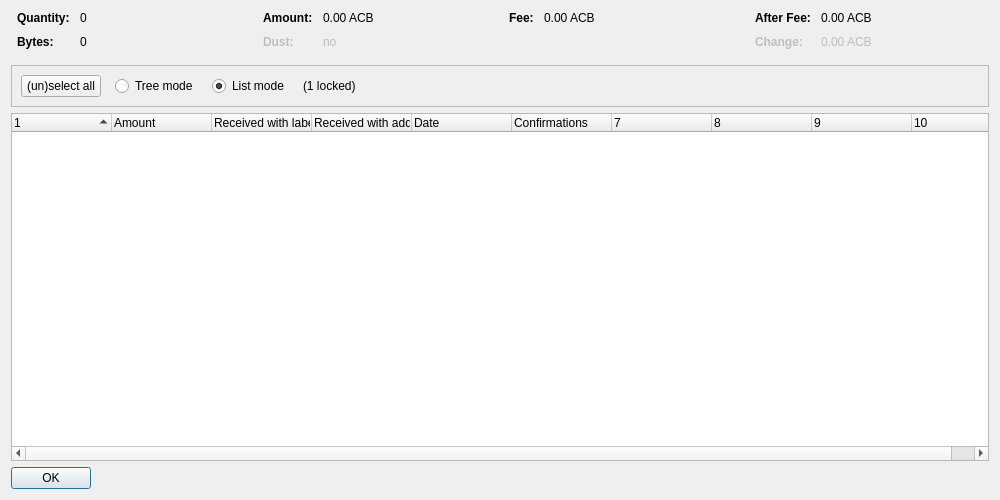
<?xml version="1.0" encoding="UTF-8"?>
<ui version="4.0">
 <class>CoinControlDialog</class>
 <widget class="QDialog" name="CoinControlDialog">
  <property name="geometry">
   <rect>
    <x>0</x>
    <y>0</y>
    <width>1000</width>
    <height>500</height>
   </rect>
  </property>
  <property name="windowTitle">
   <string>Coin Selection</string>
  </property>
  <layout class="QVBoxLayout" name="verticalLayout">
   <item>
    <layout class="QHBoxLayout" name="horizontalLayoutTop" stretch="0,0,0,0">
     <property name="topMargin">
      <number>0</number>
     </property>
     <property name="bottomMargin">
      <number>10</number>
     </property>
     <item>
      <layout class="QFormLayout" name="formLayoutCoinControl1">
       <property name="horizontalSpacing">
        <number>10</number>
       </property>
       <property name="verticalSpacing">
        <number>10</number>
       </property>
       <property name="leftMargin">
        <number>6</number>
       </property>
       <property name="rightMargin">
        <number>6</number>
       </property>
       <item row="0" column="0">
        <widget class="QLabel" name="labelCoinControlQuantityText">
         <property name="font">
          <font>
           <weight>75</weight>
           <bold>true</bold>
          </font>
         </property>
         <property name="text">
          <string>Quantity:</string>
         </property>
        </widget>
       </item>
       <item row="0" column="1">
        <widget class="QLabel" name="labelCoinControlQuantity">
         <property name="cursor">
          <cursorShape>IBeamCursor</cursorShape>
         </property>
         <property name="contextMenuPolicy">
          <enum>Qt::ActionsContextMenu</enum>
         </property>
         <property name="text">
          <string notr="true">0</string>
         </property>
         <property name="textInteractionFlags">
          <set>Qt::LinksAccessibleByMouse|Qt::TextSelectableByKeyboard|Qt::TextSelectableByMouse</set>
         </property>
        </widget>
       </item>
       <item row="1" column="0">
        <widget class="QLabel" name="labelCoinControlBytesText">
         <property name="font">
          <font>
           <weight>75</weight>
           <bold>true</bold>
          </font>
         </property>
         <property name="text">
          <string>Bytes:</string>
         </property>
        </widget>
       </item>
       <item row="1" column="1">
        <widget class="QLabel" name="labelCoinControlBytes">
         <property name="cursor">
          <cursorShape>IBeamCursor</cursorShape>
         </property>
         <property name="contextMenuPolicy">
          <enum>Qt::ActionsContextMenu</enum>
         </property>
         <property name="text">
          <string notr="true">0</string>
         </property>
         <property name="textInteractionFlags">
          <set>Qt::LinksAccessibleByMouse|Qt::TextSelectableByKeyboard|Qt::TextSelectableByMouse</set>
         </property>
        </widget>
       </item>
      </layout>
     </item>
     <item>
      <layout class="QFormLayout" name="formLayoutCoinControl2">
       <property name="horizontalSpacing">
        <number>10</number>
       </property>
       <property name="verticalSpacing">
        <number>10</number>
       </property>
       <property name="leftMargin">
        <number>6</number>
       </property>
       <property name="rightMargin">
        <number>6</number>
       </property>
       <item row="0" column="0">
        <widget class="QLabel" name="labelCoinControlAmountText">
         <property name="font">
          <font>
           <weight>75</weight>
           <bold>true</bold>
          </font>
         </property>
         <property name="text">
          <string>Amount:</string>
         </property>
        </widget>
       </item>
       <item row="0" column="1">
        <widget class="QLabel" name="labelCoinControlAmount">
         <property name="cursor">
          <cursorShape>IBeamCursor</cursorShape>
         </property>
         <property name="contextMenuPolicy">
          <enum>Qt::ActionsContextMenu</enum>
         </property>
         <property name="text">
          <string notr="true">0.00 ACB</string>
         </property>
         <property name="textInteractionFlags">
          <set>Qt::LinksAccessibleByMouse|Qt::TextSelectableByKeyboard|Qt::TextSelectableByMouse</set>
         </property>
        </widget>
       </item>
       <item row="1" column="0">
        <widget class="QLabel" name="labelCoinControlLowOutputText">
         <property name="enabled">
          <bool>false</bool>
         </property>
         <property name="font">
          <font>
           <weight>75</weight>
           <bold>true</bold>
          </font>
         </property>
         <property name="text">
          <string>Dust:</string>
         </property>
        </widget>
       </item>
       <item row="1" column="1">
        <widget class="QLabel" name="labelCoinControlLowOutput">
         <property name="enabled">
          <bool>false</bool>
         </property>
         <property name="cursor">
          <cursorShape>IBeamCursor</cursorShape>
         </property>
         <property name="contextMenuPolicy">
          <enum>Qt::ActionsContextMenu</enum>
         </property>
         <property name="text">
          <string notr="true">no</string>
         </property>
         <property name="textInteractionFlags">
          <set>Qt::LinksAccessibleByMouse|Qt::TextSelectableByKeyboard|Qt::TextSelectableByMouse</set>
         </property>
        </widget>
       </item>
      </layout>
     </item>
     <item>
      <layout class="QFormLayout" name="formLayoutCoinControl3">
       <property name="horizontalSpacing">
        <number>10</number>
       </property>
       <property name="verticalSpacing">
        <number>10</number>
       </property>
       <property name="leftMargin">
        <number>6</number>
       </property>
       <property name="rightMargin">
        <number>6</number>
       </property>
       <item row="0" column="0">
        <widget class="QLabel" name="labelCoinControlFeeText">
         <property name="font">
          <font>
           <weight>75</weight>
           <bold>true</bold>
          </font>
         </property>
         <property name="text">
          <string>Fee:</string>
         </property>
        </widget>
       </item>
       <item row="0" column="1">
        <widget class="QLabel" name="labelCoinControlFee">
         <property name="cursor">
          <cursorShape>IBeamCursor</cursorShape>
         </property>
         <property name="contextMenuPolicy">
          <enum>Qt::ActionsContextMenu</enum>
         </property>
         <property name="text">
          <string notr="true">0.00 ACB</string>
         </property>
         <property name="textInteractionFlags">
          <set>Qt::LinksAccessibleByMouse|Qt::TextSelectableByKeyboard|Qt::TextSelectableByMouse</set>
         </property>
        </widget>
       </item>
      </layout>
     </item>
     <item>
      <layout class="QFormLayout" name="formLayoutCoinControl4">
       <property name="horizontalSpacing">
        <number>10</number>
       </property>
       <property name="verticalSpacing">
        <number>10</number>
       </property>
       <property name="leftMargin">
        <number>6</number>
       </property>
       <property name="rightMargin">
        <number>6</number>
       </property>
       <item row="0" column="0">
        <widget class="QLabel" name="labelCoinControlAfterFeeText">
         <property name="font">
          <font>
           <weight>75</weight>
           <bold>true</bold>
          </font>
         </property>
         <property name="text">
          <string>After Fee:</string>
         </property>
        </widget>
       </item>
       <item row="0" column="1">
        <widget class="QLabel" name="labelCoinControlAfterFee">
         <property name="cursor">
          <cursorShape>IBeamCursor</cursorShape>
         </property>
         <property name="contextMenuPolicy">
          <enum>Qt::ActionsContextMenu</enum>
         </property>
         <property name="text">
          <string notr="true">0.00 ACB</string>
         </property>
         <property name="textInteractionFlags">
          <set>Qt::LinksAccessibleByMouse|Qt::TextSelectableByKeyboard|Qt::TextSelectableByMouse</set>
         </property>
        </widget>
       </item>
       <item row="1" column="0">
        <widget class="QLabel" name="labelCoinControlChangeText">
         <property name="enabled">
          <bool>false</bool>
         </property>
         <property name="font">
          <font>
           <weight>75</weight>
           <bold>true</bold>
          </font>
         </property>
         <property name="text">
          <string>Change:</string>
         </property>
        </widget>
       </item>
       <item row="1" column="1">
        <widget class="QLabel" name="labelCoinControlChange">
         <property name="enabled">
          <bool>false</bool>
         </property>
         <property name="cursor">
          <cursorShape>IBeamCursor</cursorShape>
         </property>
         <property name="contextMenuPolicy">
          <enum>Qt::ActionsContextMenu</enum>
         </property>
         <property name="text">
          <string notr="true">0.00 ACB</string>
         </property>
         <property name="textInteractionFlags">
          <set>Qt::LinksAccessibleByMouse|Qt::TextSelectableByKeyboard|Qt::TextSelectableByMouse</set>
         </property>
        </widget>
       </item>
      </layout>
     </item>
    </layout>
   </item>
   <item>
    <widget class="QFrame" name="frame">
     <property name="minimumSize">
      <size>
       <width>0</width>
       <height>40</height>
      </size>
     </property>
     <property name="frameShape">
      <enum>QFrame::StyledPanel</enum>
     </property>
     <property name="frameShadow">
      <enum>QFrame::Sunken</enum>
     </property>
     <layout class="QHBoxLayout" name="horizontalLayout">
      <item>
       <layout class="QHBoxLayout" name="horizontalLayoutPanel" stretch="0,0,0,0,0">
        <property name="spacing">
         <number>14</number>
        </property>
        <item>
         <widget class="QPushButton" name="pushButtonSelectAll">
          <property name="sizePolicy">
           <sizepolicy hsizetype="Maximum" vsizetype="Fixed">
            <horstretch>0</horstretch>
            <verstretch>0</verstretch>
           </sizepolicy>
          </property>
          <property name="text">
           <string>(un)select all</string>
          </property>
          <property name="autoDefault">
           <bool>false</bool>
          </property>
         </widget>
        </item>
        <item>
         <widget class="QRadioButton" name="radioTreeMode">
          <property name="sizePolicy">
           <sizepolicy hsizetype="Maximum" vsizetype="Fixed">
            <horstretch>0</horstretch>
            <verstretch>0</verstretch>
           </sizepolicy>
          </property>
          <property name="text">
           <string>Tree mode</string>
          </property>
         </widget>
        </item>
        <item>
         <widget class="QRadioButton" name="radioListMode">
          <property name="sizePolicy">
           <sizepolicy hsizetype="Maximum" vsizetype="Fixed">
            <horstretch>0</horstretch>
            <verstretch>0</verstretch>
           </sizepolicy>
          </property>
          <property name="text">
           <string>List mode</string>
          </property>
          <property name="checked">
           <bool>true</bool>
          </property>
         </widget>
        </item>
        <item>
         <widget class="QLabel" name="labelLocked">
          <property name="text">
           <string notr="true">(1 locked)</string>
          </property>
         </widget>
        </item>
        <item>
         <spacer name="horizontalSpacer">
          <property name="orientation">
           <enum>Qt::Horizontal</enum>
          </property>
          <property name="sizeHint" stdset="0">
           <size>
            <width>40</width>
            <height>20</height>
           </size>
          </property>
         </spacer>
        </item>
       </layout>
      </item>
     </layout>
    </widget>
   </item>
   <item>
    <widget class="CoinControlTreeWidget" name="treeWidget">
     <property name="contextMenuPolicy">
      <enum>Qt::CustomContextMenu</enum>
     </property>
     <property name="sortingEnabled">
      <bool>false</bool>
     </property>
     <property name="columnCount">
      <number>10</number>
     </property>
     <attribute name="headerShowSortIndicator" stdset="0">
      <bool>true</bool>
     </attribute>
     <attribute name="headerStretchLastSection">
      <bool>false</bool>
     </attribute>
     <column>
      <property name="text">
       <string/>
      </property>
     </column>
     <column>
      <property name="text">
       <string>Amount</string>
      </property>
     </column>
     <column>
      <property name="text">
       <string>Received with label</string>
      </property>
     </column>
     <column>
      <property name="text">
       <string>Received with address</string>
      </property>
     </column>
     <column>
      <property name="text">
       <string>Date</string>
      </property>
     </column>
     <column>
      <property name="text">
       <string>Confirmations</string>
      </property>
      <property name="toolTip">
       <string>Confirmed</string>
      </property>
     </column>
     <column>
      <property name="text">
       <string/>
      </property>
     </column>
     <column>
      <property name="text">
       <string/>
      </property>
     </column>
     <column>
      <property name="text">
       <string/>
      </property>
     </column>
     <column>
      <property name="text">
       <string/>
      </property>
     </column>
    </widget>
   </item>
   <item>
    <widget class="QDialogButtonBox" name="buttonBox">
     <property name="sizePolicy">
      <sizepolicy hsizetype="Maximum" vsizetype="Fixed">
       <horstretch>0</horstretch>
       <verstretch>0</verstretch>
      </sizepolicy>
     </property>
     <property name="orientation">
      <enum>Qt::Horizontal</enum>
     </property>
     <property name="standardButtons">
      <set>QDialogButtonBox::Ok</set>
     </property>
    </widget>
   </item>
  </layout>
 </widget>
 <customwidgets>
  <customwidget>
   <class>CoinControlTreeWidget</class>
   <extends>QTreeWidget</extends>
   <header>coincontroltreewidget.h</header>
  </customwidget>
 </customwidgets>
 <resources/>
 <connections/>
</ui>
